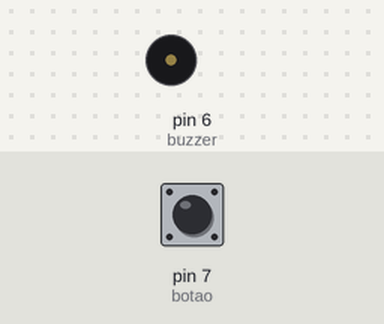
A sketch run on a simulated Arduino Uno, built with avr-gcc and run on an emulated ATmega328P. Parts: buzzer (waves = sounding). Inputs (shaded band) come from the test bench; at power-on: pin 7 (botao) LOW.

Above: at 1.2 s.
1.3 s: pin 7 (botao) pulled HIGH for 0.15 s
At 1.5 s:
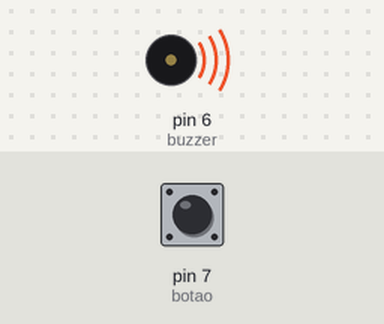
3.2 s: pin 7 (botao) pulled HIGH for 3.2 s
At 7.2 s:
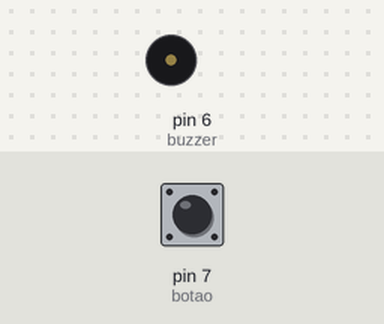
Timing chart, 0 to 8.7 s (numbered marks = the images above; inputs shaded):
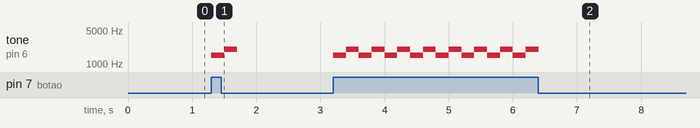

Measured:
- after the input at 1.3 s, tone on pin 6 (buzzer): silent → 1500 Hz at once, → 2000 Hz 0.20 s later, → silent 0.20 s later
- after the input at 3.2 s, tone on pin 6 (buzzer): silent → 1500 Hz at once, then repeats every 0.40 s: 2000 Hz 0.20 s, 1500 Hz 0.20 s, until it stays silent from 6.4 s

The sketch:

botao-com-alarme-buzzer.ino
```cpp
int botao = 7;
int buzzer = 6;
int pressionado = 0;
int ligado = 0;

void setup()
{
  pinMode(botao, INPUT);
  pinMode(buzzer, OUTPUT);
}

void loop()
{
  pressionado = digitalRead(botao);
  if (pressionado == HIGH) {
    tone(buzzer, 1500);
    delay(200);
    noTone(buzzer);
    tone(buzzer, 2000);
    delay(200); }
  else {
    noTone(buzzer); }
}
```
